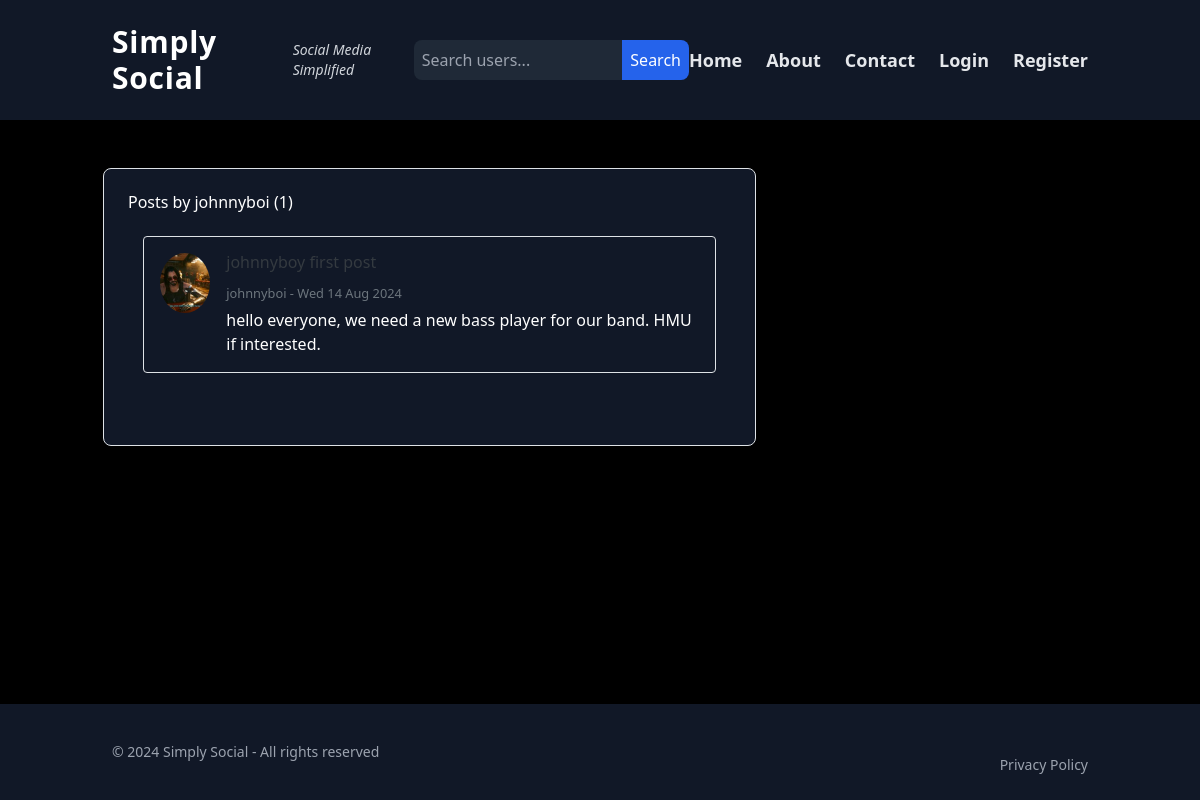
Page /blog/user/johnnyboi on the earlier database version.
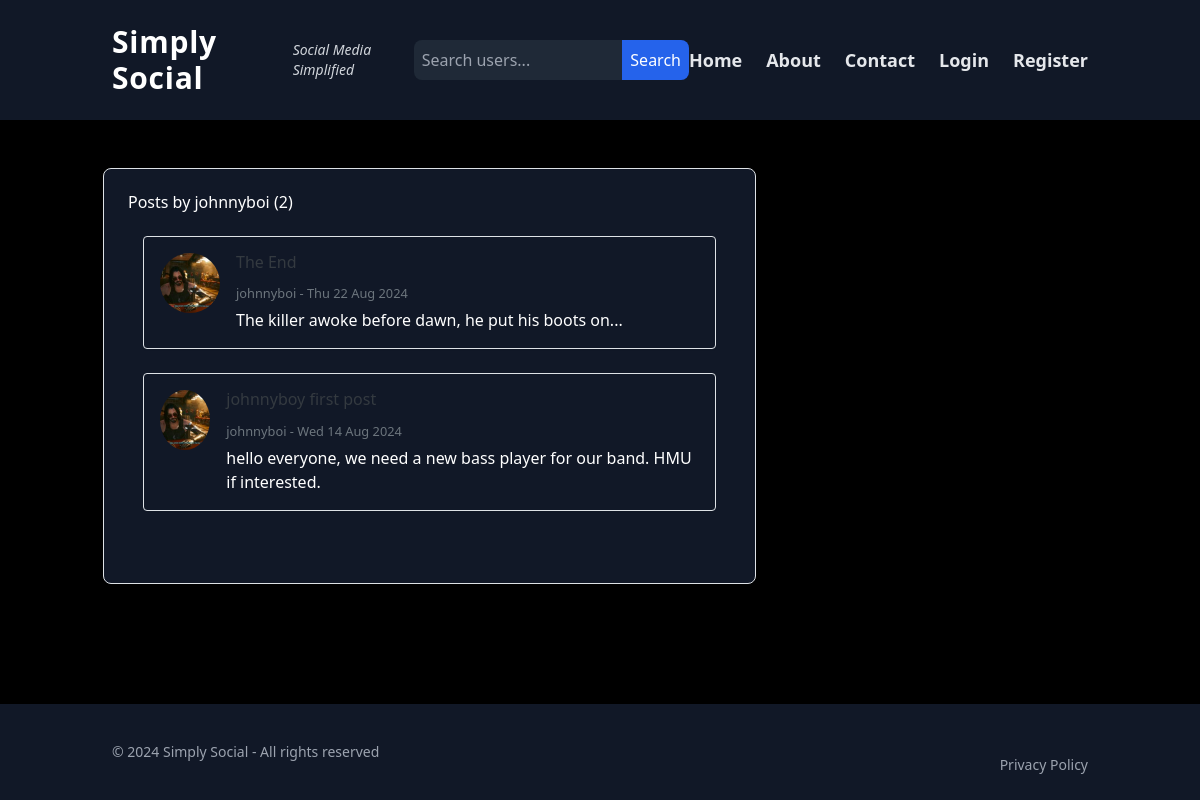
Same page on the later database version.
### blog/models.py (models this page shows, shortened)
class Post(models.Model):
    title = models.CharField(max_length=100)
    content = models.TextField()
    date_posted = models.DateTimeField(default = timezone.now)
    author = models.ForeignKey(User, on_delete=models.CASCADE)
    likes = models.ManyToManyField(User, related_name='liked_posts', blank=True)
    image = models.ImageField(upload_to='post_images/', null=True, blank=True, validators=[FileExtensionValidator(['jpg', 'png', 'gif'])])
    video = models.FileField(upload_to='post_videos/', null=True, blank=True, validators=[FileExtensionValidator(['mp4'])])
    youtube_url = models.URLField(null=True, blank=True)
    spotify_url = models.URLField(null=True, blank=True)

### users/models.py (models this page shows, shortened)
class Profile(models.Model):
    user = models.OneToOneField(User, on_delete=models.CASCADE)
    image = models.ImageField(default='default.jpg', upload_to='profile_pics')
    bio = models.TextField(default="Hi! I am using Simply Social")
    encryption_key = models.CharField(max_length=100, blank=True, null=True)

### blog/views.py (the view)
# urls.py: path('user/<str:username>', UserPostListView.as_view(), name='user-posts'),
class UserPostListView(ListView):
    model = Post
    template_name = 'blog/user_posts.html' # <app>/<model>_<viewtype>.html
    context_object_name = 'posts'
    paginate_by = 5
    def get_queryset(self):
        user = get_object_or_404(User, username=self.kwargs.get('username'))
        return Post.objects.filter(author=user).order_by('-date_posted')

### blog/views.py (called while the page is built)
def base_context(request):
    context = {}
    if request.user.is_authenticated:
        context['has_unread_messages'] = Message.objects.filter(receiver=request.user, read=False).exists()
    return context

### blog/templates/blog/user_posts.html (shortened to what this page needs)
{% extends "blog/base.html" %}
{% block content %}
    <h1 class="mb-3">Posts by {{ view.kwargs.username }} ({{ page_obj.paginator.count }})</h1>
    <div class="container my-4">
        <div class="row">
            {% for post in posts %}
                <div class="col-12 mb-4">
                    <div class="d-flex align-items-right p-3 border rounded bg- shadow-sm">
                        <div class="me-4">
                            <img src="{{ post.author.profile.image.url }}"
                                 class="img-fluid rounded-circle"
                                 style="width: 60px; height: 60px; object-fit: cover;"
                                 alt="Profile picture of {{ post.author }}">
                        </div>
                        <div class="flex-grow-1">
                            <h4 class="mb-2">
                                <a class="text-dark" href="{% url 'post-detail' post.id  %}" style="text-decoration:none">{{ post.title }}</a>
                            </h4>
                            <p class="text-muted mb-1">
                                <small><a href="{% url 'user-posts' post.author.username %}">{{ post.author }}</a> - {{ post.date_posted|date:"D d M Y" }}</small>
                            </p>
                            <p class="mb-0">{{ post.content }}</p>
                        </div>
                    </div>
                </div>
            {% endfor %}
        </div>
    </div>
{% endblock content %}

### blog/templates/blog/base.html (shortened to what this page needs)
{% load static %}
<!DOCTYPE html>
<html lang="en">
<head>
    <link rel="stylesheet" href="https://maxcdn.bootstrapcdn.com/bootstrap/4.0.0/css/bootstrap.min.css">
    <link href="https://cdn.jsdelivr.net/npm/tailwindcss@2.2.19/dist/tailwind.min.css" rel="stylesheet">
    <link rel="stylesheet" type="text/css" href="{% static 'css/styles.css' %}">
    <link rel="stylesheet" type="text/css" href="{% static 'css/main.css' %}">
</head>
<body class="flex flex-col min-h-screen">
<header class="site-header">
    <nav class="bg-gray-900 py-4">
        <div class="container mx-auto px-4 flex items-center justify-between">
            <div class="flex items-center">
                <a class="text-3xl font-bold text-white tracking-wide hover:text-gray-300 transition duration-300" href="{% url 'blog-home' %}">Simply Social</a>
                <span class="text-sm text-gray-300 ml-2 italic animate-zoom-in">Social Media Simplified</span>
            </div>
            <form action="{% url 'search' %}" method="GET" class="flex items-center mx-auto md:w-1/3">
                <input
                    type="text"
                    name="q"
                    placeholder="Search users..."
                    class="bg-gray-800 text-white rounded-l-lg p-2 w-full focus:outline-none focus:bg-gray-700"
                    required>
                <button type="submit" class="bg-blue-600 hover:bg-blue-700 text-white rounded-r-lg p-2">
                    Search
                </button>
            </form>
            <div id="navbarToggle" class="hidden md:flex md:items-center space-x-6">
                <a class="text-lg font-semibold text-gray-200 hover:text-gray-300 transition duration-300" href="{% url 'blog-home' %}">Home</a>
                <a class="text-lg font-semibold text-gray-200 hover:text-gray-300 transition duration-300" href="{% url 'blog-about' %}">About</a>
                <a class="text-lg font-semibold text-gray-200 hover:text-gray-300 transition duration-300" href="{% url 'blog-contact' %}">Contact</a>
                {% if user.is_authenticated %}
                    <a class="text-lg font-semibold text-gray-200 hover:text-gray-300 transition duration-300" href="{% url 'post-create' %}">New Post</a>
                    <a class="relative text-lg font-semibold text-gray-200 hover:text-gray-300 transition duration-300" href="{% url 'message-list' %}" id="messages-link" data-mark-url="{% url 'mark-messages-as-read' %}">
                        Messages
                        {% if has_unread_messages %}
                        <span class="absolute top-0 right-0 transform translate-x-1/2 -translate-y-1/2 inline-flex">
                            <span class="animate-ping absolute inline-flex h-2 w-2 rounded-full bg-yellow-500 opacity-75"></span>
                            <span class="relative inline-flex rounded-full h-2 w-2 bg-yellow-500"></span>
                        </span>
                        {% endif %}
                    </a>
                    <a class="text-lg font-semibold text-gray-200 hover:text-gray-300 transition duration-300" href="{% url 'profile' %}">Profile</a>
                    <form action="{% url 'logout' %}" method="post" class="inline">
                        {% csrf_token %}
                        <button type="submit" class="text-lg font-semibold text-gray-200 hover:text-gray-300 transition duration-300 focus:outline-none">Logout</button>
                    </form>
                {% else %}
                    <a class="text-lg font-semibold text-gray-200 hover:text-gray-300 transition duration-300" href="{% url 'login' %}">Login</a>
                    <a class="text-lg font-semibold text-gray-200 hover:text-gray-300 transition duration-300" href="{% url 'register' %}">Register</a>
                {% endif %}
            </div>
        </div>
    </nav>
</header>
<main role="main" class="flex-grow container mt-5">
    <div class="row mb-8">
        <div class="col-md-8">
            <div class="bg-gray-900 text-white p-6 shadow-md rounded-lg border border-gray-900">
                <div class="space-y-6">
                    {% block content %}{% endblock %}
                </div>
            </div>
        </div>
        </div>
    </main>
    <footer class="bg-gray-900 py-6 mt-auto">
        <div class="container mx-auto px-4">
            <div class="flex flex-col md:flex-row justify-between items-center">
                <div class="text-gray-400 text-sm">
                    <p>&copy; 2024 Simply Social - All rights reserved</p>
                </div>
                <div class="mt-4 md:mt-0">
                    <a href="{% url 'blog-privacy' %}" class="text-gray-400 text-sm hover:text-gray-200 transition duration-300">Privacy Policy</a>
                </div>
            </div>
        </div>
    </footer>
</body>
</html>

### static/css/main.css (style rules this page uses)
html, :host { line-height: 1.5; -webkit-text-size-adjust: 100%; -moz-tab-size: 4; -o-tab-size: 4; tab-size: 4; font-family: ui-sans-serif, system-ui, sans-serif, "Apple Color Emoji", "Segoe UI Emoji", "Segoe UI Symbol", "Noto Color Emoji"; font-feature-settings: normal; font-variation-settings: normal; -webkit-tap-highlight-color: transparent; }
body { margin: 0; line-height: inherit; }
h1, h2, h3, h4, h5, h6 { font-size: inherit; font-weight: inherit; }
a { color: inherit; text-decoration: inherit; }
small { font-size: 80%; }
button, input, optgroup, select, textarea { font-family: inherit; font-feature-settings: inherit; font-variation-settings: inherit; font-size: 100%; font-weight: inherit; line-height: inherit; letter-spacing: inherit; color: inherit; margin: 0; padding: 0; }
button, select { text-transform: none; }
button, input:where([type='button']), input:where([type='reset']), input:where([type='submit']) { -webkit-appearance: button; background-color: transparent; background-image: none; }
blockquote, dl, dd, h1, h2, h3, h4, h5, h6, hr, figure, p, pre { margin: 0; }
input::placeholder, textarea::placeholder { opacity: 1; color: #9ca3af; }
button, [role="button"] { cursor: pointer; }
img, svg, video, canvas, audio, iframe, embed, object { display: block; vertical-align: middle; }
img, video { max-width: 100%; height: auto; }
.container { width: 100%; }
@media (min-width: 640px) { .container { max-width: 640px; } }
@media (min-width: 768px) { .container { max-width: 768px; } }
@media (min-width: 1024px) { .container { max-width: 1024px; } }
.my-4 { margin-top: 1rem; margin-bottom: 1rem; }
.mb-0 { margin-bottom: 0px; }
.mb-1 { margin-bottom: 0.25rem; }
.mb-2 { margin-bottom: 0.5rem; }
.mb-3 { margin-bottom: 0.75rem; }
.mb-4 { margin-bottom: 1rem; }
.me-4 { margin-inline-end: 1rem; }
.ml-2 { margin-left: 0.5rem; }
.mt-4 { margin-top: 1rem; }
.mt-5 { margin-top: 1.25rem; }
.flex { display: flex; }
.rounded { border-radius: 0.25rem; }
.border { border-width: 1px; }
.p-3 { padding: 0.75rem; }
.shadow-sm { --tw-shadow: 0 1px 2px 0 rgb(0 0 0 / 0.05); --tw-shadow-colored: 0 1px 2px 0 var(--tw-shadow-color); box-shadow: var(--tw-ring-offset-shadow, 0 0 #0000), var(--tw-ring-shadow, 0 0 #0000), var(--tw-shadow); }
body { background-color: black; }

Differences in the rows shown:
added Post: author.profile.image (picture), title "The End", author "johnnyboi", date_posted "Thu 22 Aug 2024", content "The killer awoke before dawn, he put his boots on..."
Other differences:
{{ page_obj.paginator.count }}: "1" → "2"
